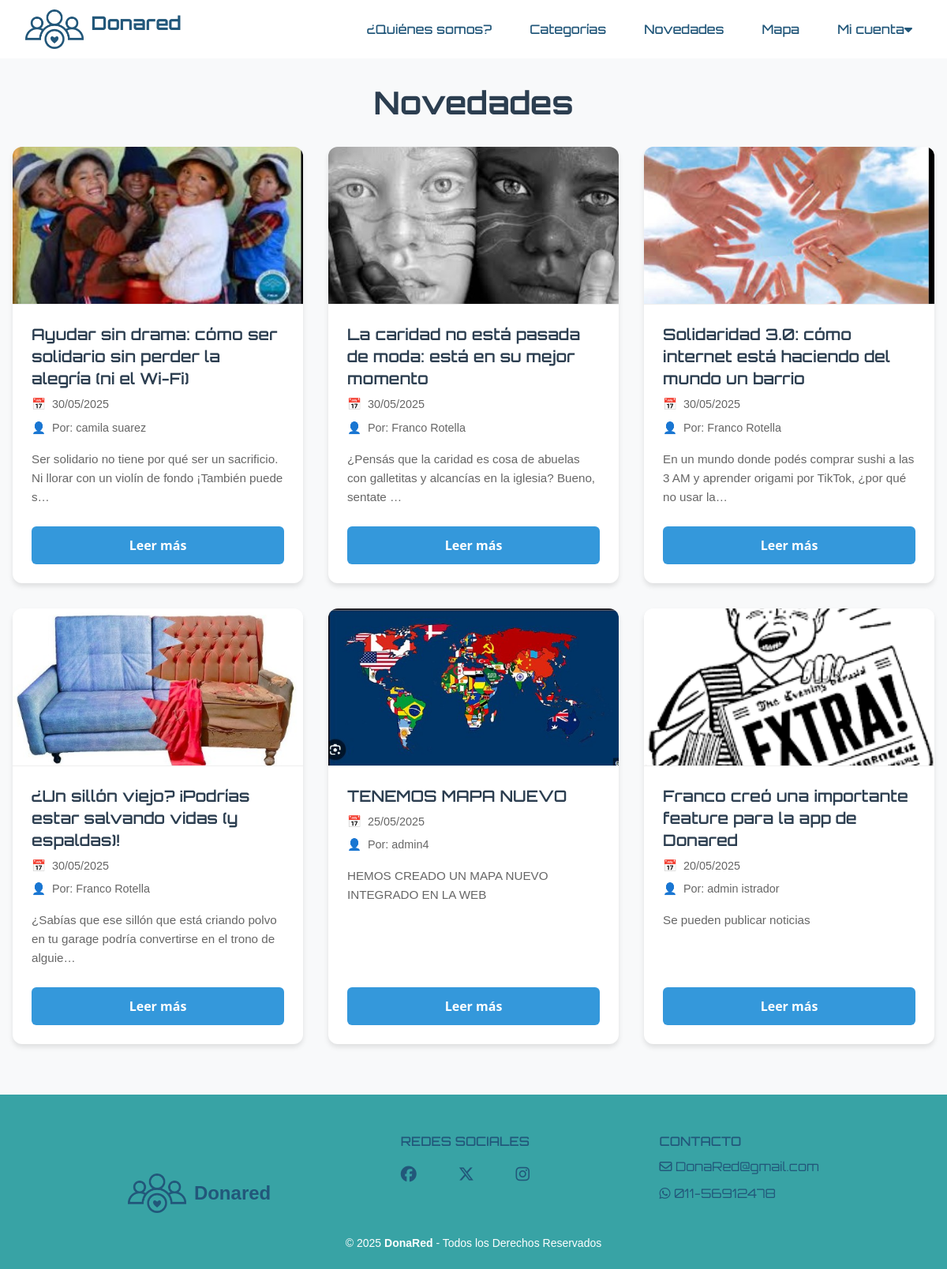
Screenshot of /novedades/ with the database file from the repository.
### novedades/models.py (models this page shows, shortened)
class Noticia(models.Model):
    ESTADO_CHOICES = [
        ('borrador', 'Borrador'),
        ('publicado', 'Publicado'),
    ]
    titulo = models.CharField(max_length=200)
    descripcion = models.TextField(max_length=500)
    imagen = models.ImageField(upload_to='noticias/')
    fecha_publicacion = models.DateTimeField(default=timezone.now)
    autor = models.ForeignKey(User, on_delete=models.CASCADE)
    estado = models.CharField(max_length=10, choices=ESTADO_CHOICES, default='borrador')
    fecha_creacion = models.DateTimeField(auto_now_add=True)
    fecha_actualizacion = models.DateTimeField(auto_now=True)
    class Meta:
        verbose_name = 'Noticia'
        verbose_name_plural = 'Noticias'
        ordering = ['-fecha_publicacion']

### novedades/views.py (the view)
# urls.py: path('', views.NoticiaListView.as_view(), name='noticia_list'),
class NoticiaListView(ListView):
    model = Noticia
    template_name = 'novedades/noticia_list.html'
    context_object_name = 'noticias'
    paginate_by = 6  # Mostrar 6 noticias por página
    def get_queryset(self):
        return Noticia.objects.filter(estado='publicado').order_by('-fecha_publicacion')

### novedades/templates/novedades/noticia_list.html (shortened to what this page needs)
{% extends 'donaredapp/base.html' %}
{% load static %}
{% block extra_css %}
<link rel="stylesheet" href="{% static 'novedades/css/novedades.css' %}">
{% endblock %}
{% block content %}
<section class="novedades-section">
    <div class="contenedor-novedades">
        <h2>Novedades</h2>
        <div class="grid-novedades">
            {% for noticia in noticias %}
            <article class="noticia-card">
                {% if noticia.imagen %}
                <img src="{{ noticia.imagen.url }}" alt="{{ noticia.titulo }}" class="noticia-imagen">
                {% endif %}
                <div class="noticia-contenido">
                    <h3>{{ noticia.titulo }}</h3>
                    <p class="noticia-fecha">{{ noticia.fecha_publicacion|date:"d/m/Y" }}</p>
                    <p class="noticia-autor">Por: {{ noticia.autor.get_full_name|default:noticia.autor.username }}</p>
                    <p class="noticia-resumen">{{ noticia.descripcion|truncatechars:100 }}</p>
                    <a href="{% url 'novedades:noticia_detail' noticia.pk %}" class="btn-ver-mas">Leer más</a>
                </div>
            </article>
            {% empty %}
            <p class="no-novedades">No hay novedades disponibles.</p>
            {% endfor %}
        </div>
    </div>
</section>
{% endblock %}

### donaredapp/static/donaredapp/style.css (style rules this page uses)
html, body { max-width: 100vw; overflow-x: hidden; }
body { background-color: #ffffff; color: #22577A; margin: 0 ; padding: 0; box-sizing: border-box; }
h1, h2, h3 { font-family: 'Orbitron', sans-serif; }
p { font-family: 'helvetica', sans-serif; }
a { text-decoration: none; color: inherit; }

### novedades/static/novedades/css/novedades.css (style rules this page uses)
.novedades-section { padding: 2rem 0; background-color: #f8f9fa; }
.contenedor-novedades { max-width: 1200px; margin: 0 auto; padding: 0 1rem; }
.contenedor-novedades h2 { text-align: center; color: #2c3e50; margin-bottom: 2rem; font-size: 2.5rem; font-weight: 700; }
.grid-novedades { display: grid; grid-template-columns: repeat(4, 1fr); gap: 2rem; margin-bottom: 2rem; }
.noticia-card { background: white; border-radius: 12px; overflow: hidden; box-shadow: 0 4px 6px rgba(0, 0, 0, 0.1); transition: transform 0.3s ease, box-shadow 0.3s ease; display: flex; flex-direction: column; height: 100%; }
.noticia-imagen { width: 100%; height: 200px; object-fit: cover; border-bottom: 1px solid #eee; }
.noticia-contenido { padding: 1.5rem; flex-grow: 1; display: flex; flex-direction: column; }
.noticia-contenido h3 { color: #2c3e50; font-size: 1.25rem; margin-bottom: 0.5rem; font-weight: 600; line-height: 1.4; }
.noticia-fecha { color: #666; font-size: 0.9rem; margin-bottom: 0.5rem; display: flex; align-items: center; }
.noticia-fecha::before { content: '📅'; margin-right: 0.5rem; }
.noticia-autor { color: #666; font-size: 0.9rem; margin-bottom: 1rem; display: flex; align-items: center; }
.noticia-autor::before { content: '👤'; margin-right: 0.5rem; }
.noticia-resumen { color: #666; font-size: 0.95rem; line-height: 1.6; margin-bottom: 1.5rem; flex-grow: 1; }
.btn-ver-mas { display: inline-block; padding: 0.75rem 1.5rem; background-color: #3498db; color: white; text-decoration: none; border-radius: 6px; font-weight: 600; transition: background-color 0.3s ease; text-align: center; margin-top: auto; }
@media (max-width: 1200px) { .grid-novedades { grid-template-columns: repeat(3, 1fr); } }

### rows the page displays
Noticia: imagen (picture), titulo "Ayudar sin drama: cómo ser solidario sin perder la alegría (ni el Wi-Fi)", fecha_publicacion "30/05/2025", autor.get_full_name "camila suarez", descripcion "Ser solidario no tiene por qué ser un sacrificio. Ni llorar con un violín de fondo ¡También puede s…"
Noticia: imagen (picture), titulo "La caridad no está pasada de moda: está en su mejor momento", fecha_publicacion "30/05/2025", autor.get_full_name "Franco Rotella", descripcion "¿Pensás que la caridad es cosa de abuelas con galletitas y alcancías en la iglesia? Bueno, sentate …"
Noticia: imagen (picture), titulo "Solidaridad 3.0: cómo internet está haciendo del mundo un barrio", fecha_publicacion "30/05/2025", autor.get_full_name "Franco Rotella", descripcion "En un mundo donde podés comprar sushi a las 3 AM y aprender origami por TikTok, ¿por qué no usar la…"
Noticia: imagen (picture), titulo "¿Un sillón viejo? ¡Podrías estar salvando vidas (y espaldas)!", fecha_publicacion "30/05/2025", autor.get_full_name "Franco Rotella", descripcion "¿Sabías que ese sillón que está criando polvo en tu garage podría convertirse en el trono de alguie…"
Noticia: imagen (picture), titulo "TENEMOS MAPA NUEVO", fecha_publicacion "25/05/2025", autor.get_full_name "admin4", descripcion "HEMOS CREADO UN MAPA NUEVO INTEGRADO EN LA WEB"
Noticia: imagen (picture), titulo "Franco creó una importante feature para la app de Donared", fecha_publicacion "20/05/2025", autor.get_full_name "admin istrador", descripcion "Se pueden publicar noticias"
